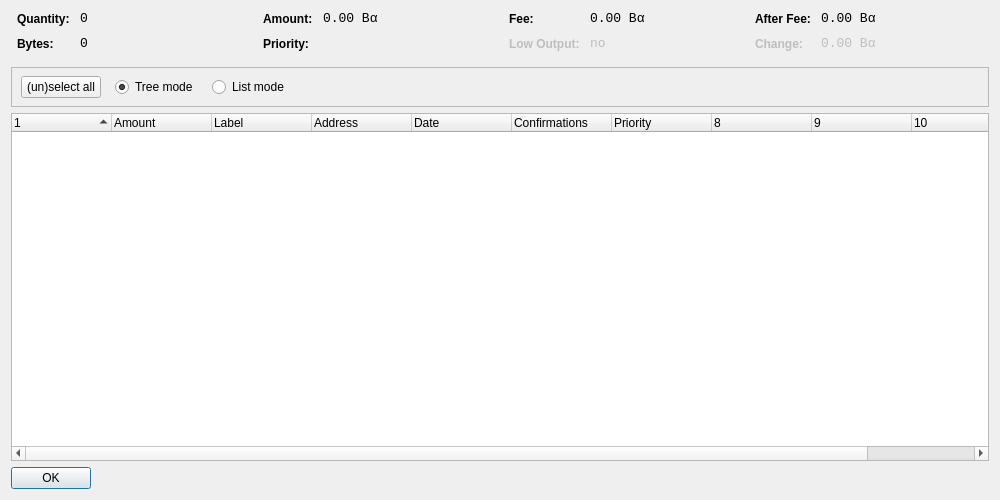
<?xml version="1.0" encoding="UTF-8"?>
<ui version="4.0">
 <class>CoinControlDialog</class>
 <widget class="QDialog" name="CoinControlDialog">
  <property name="geometry">
   <rect>
    <x>0</x>
    <y>0</y>
    <width>1000</width>
    <height>500</height>
   </rect>
  </property>
  <property name="windowTitle">
   <string>Coin Control</string>
  </property>
  <layout class="QVBoxLayout" name="verticalLayout">
   <item>
    <layout class="QHBoxLayout" name="horizontalLayoutTop" stretch="0,0,0,0">
     <property name="topMargin">
      <number>0</number>
     </property>
     <property name="bottomMargin">
      <number>10</number>
     </property>
     <item>
      <layout class="QFormLayout" name="formLayoutCoinControl1">
       <property name="horizontalSpacing">
        <number>10</number>
       </property>
       <property name="verticalSpacing">
        <number>10</number>
       </property>
       <property name="leftMargin">
        <number>6</number>
       </property>
       <property name="rightMargin">
        <number>6</number>
       </property>
       <item row="0" column="0">
        <widget class="QLabel" name="labelCoinControlQuantityText">
         <property name="styleSheet">
          <string notr="true">font-weight:bold;</string>
         </property>
         <property name="text">
          <string>Quantity:</string>
         </property>
        </widget>
       </item>
       <item row="0" column="1">
        <widget class="QLabel" name="labelCoinControlQuantity">
         <property name="font">
          <font>
           <family>Monospace</family>
           <pointsize>10</pointsize>
          </font>
         </property>
         <property name="cursor">
          <cursorShape>IBeamCursor</cursorShape>
         </property>
         <property name="contextMenuPolicy">
          <enum>Qt::ActionsContextMenu</enum>
         </property>
         <property name="text">
          <string notr="true">0</string>
         </property>
         <property name="textInteractionFlags">
          <set>Qt::LinksAccessibleByMouse|Qt::TextSelectableByKeyboard|Qt::TextSelectableByMouse</set>
         </property>
        </widget>
       </item>
       <item row="1" column="0">
        <widget class="QLabel" name="labelCoinControlBytesText">
         <property name="styleSheet">
          <string notr="true">font-weight:bold;</string>
         </property>
         <property name="text">
          <string>Bytes:</string>
         </property>
        </widget>
       </item>
       <item row="1" column="1">
        <widget class="QLabel" name="labelCoinControlBytes">
         <property name="font">
          <font>
           <family>Monospace</family>
           <pointsize>10</pointsize>
          </font>
         </property>
         <property name="cursor">
          <cursorShape>IBeamCursor</cursorShape>
         </property>
         <property name="contextMenuPolicy">
          <enum>Qt::ActionsContextMenu</enum>
         </property>
         <property name="text">
          <string notr="true">0</string>
         </property>
         <property name="textInteractionFlags">
          <set>Qt::LinksAccessibleByMouse|Qt::TextSelectableByKeyboard|Qt::TextSelectableByMouse</set>
         </property>
        </widget>
       </item>
      </layout>
     </item>
     <item>
      <layout class="QFormLayout" name="formLayoutCoinControl2">
       <property name="horizontalSpacing">
        <number>10</number>
       </property>
       <property name="verticalSpacing">
        <number>10</number>
       </property>
       <property name="leftMargin">
        <number>6</number>
       </property>
       <property name="rightMargin">
        <number>6</number>
       </property>
       <item row="0" column="0">
        <widget class="QLabel" name="labelCoinControlAmountText">
         <property name="styleSheet">
          <string notr="true">font-weight:bold;</string>
         </property>
         <property name="text">
          <string>Amount:</string>
         </property>
        </widget>
       </item>
       <item row="0" column="1">
        <widget class="QLabel" name="labelCoinControlAmount">
         <property name="font">
          <font>
           <family>Monospace</family>
           <pointsize>10</pointsize>
          </font>
         </property>
         <property name="cursor">
          <cursorShape>IBeamCursor</cursorShape>
         </property>
         <property name="contextMenuPolicy">
          <enum>Qt::ActionsContextMenu</enum>
         </property>
         <property name="text">
          <string notr="true">0.00 Bα</string>
         </property>
         <property name="textInteractionFlags">
          <set>Qt::LinksAccessibleByMouse|Qt::TextSelectableByKeyboard|Qt::TextSelectableByMouse</set>
         </property>
        </widget>
       </item>
       <item row="1" column="0">
        <widget class="QLabel" name="labelCoinControlPriorityText">
         <property name="styleSheet">
          <string notr="true">font-weight:bold;</string>
         </property>
         <property name="text">
          <string>Priority:</string>
         </property>
        </widget>
       </item>
       <item row="1" column="1">
        <widget class="QLabel" name="labelCoinControlPriority">
         <property name="font">
          <font>
           <family>Monospace</family>
           <pointsize>10</pointsize>
          </font>
         </property>
         <property name="cursor">
          <cursorShape>IBeamCursor</cursorShape>
         </property>
         <property name="contextMenuPolicy">
          <enum>Qt::ActionsContextMenu</enum>
         </property>
         <property name="text">
          <string/>
         </property>
         <property name="textInteractionFlags">
          <set>Qt::LinksAccessibleByMouse|Qt::TextSelectableByKeyboard|Qt::TextSelectableByMouse</set>
         </property>
        </widget>
       </item>
      </layout>
     </item>
     <item>
      <layout class="QFormLayout" name="formLayoutCoinControl3">
       <property name="horizontalSpacing">
        <number>10</number>
       </property>
       <property name="verticalSpacing">
        <number>10</number>
       </property>
       <property name="leftMargin">
        <number>6</number>
       </property>
       <property name="rightMargin">
        <number>6</number>
       </property>
       <item row="0" column="0">
        <widget class="QLabel" name="labelCoinControlFeeText">
         <property name="styleSheet">
          <string notr="true">font-weight:bold;</string>
         </property>
         <property name="text">
          <string>Fee:</string>
         </property>
        </widget>
       </item>
       <item row="0" column="1">
        <widget class="QLabel" name="labelCoinControlFee">
         <property name="font">
          <font>
           <family>Monospace</family>
           <pointsize>10</pointsize>
          </font>
         </property>
         <property name="cursor">
          <cursorShape>IBeamCursor</cursorShape>
         </property>
         <property name="contextMenuPolicy">
          <enum>Qt::ActionsContextMenu</enum>
         </property>
         <property name="text">
          <string notr="true">0.00 Bα</string>
         </property>
         <property name="textInteractionFlags">
          <set>Qt::LinksAccessibleByMouse|Qt::TextSelectableByKeyboard|Qt::TextSelectableByMouse</set>
         </property>
        </widget>
       </item>
       <item row="1" column="0">
        <widget class="QLabel" name="labelCoinControlLowOutputText">
         <property name="enabled">
          <bool>false</bool>
         </property>
         <property name="styleSheet">
          <string notr="true">font-weight:bold;</string>
         </property>
         <property name="text">
          <string>Low Output:</string>
         </property>
        </widget>
       </item>
       <item row="1" column="1">
        <widget class="QLabel" name="labelCoinControlLowOutput">
         <property name="enabled">
          <bool>false</bool>
         </property>
         <property name="font">
          <font>
           <family>Monospace</family>
           <pointsize>10</pointsize>
          </font>
         </property>
         <property name="cursor">
          <cursorShape>IBeamCursor</cursorShape>
         </property>
         <property name="contextMenuPolicy">
          <enum>Qt::ActionsContextMenu</enum>
         </property>
         <property name="text">
          <string notr="true">no</string>
         </property>
         <property name="textInteractionFlags">
          <set>Qt::LinksAccessibleByMouse|Qt::TextSelectableByKeyboard|Qt::TextSelectableByMouse</set>
         </property>
        </widget>
       </item>
      </layout>
     </item>
     <item>
      <layout class="QFormLayout" name="formLayoutCoinControl4">
       <property name="horizontalSpacing">
        <number>10</number>
       </property>
       <property name="verticalSpacing">
        <number>10</number>
       </property>
       <property name="leftMargin">
        <number>6</number>
       </property>
       <property name="rightMargin">
        <number>6</number>
       </property>
       <item row="0" column="0">
        <widget class="QLabel" name="labelCoinControlAfterFeeText">
         <property name="styleSheet">
          <string notr="true">font-weight:bold;</string>
         </property>
         <property name="text">
          <string>After Fee:</string>
         </property>
        </widget>
       </item>
       <item row="0" column="1">
        <widget class="QLabel" name="labelCoinControlAfterFee">
         <property name="font">
          <font>
           <family>Monospace</family>
           <pointsize>10</pointsize>
          </font>
         </property>
         <property name="cursor">
          <cursorShape>IBeamCursor</cursorShape>
         </property>
         <property name="contextMenuPolicy">
          <enum>Qt::ActionsContextMenu</enum>
         </property>
         <property name="text">
          <string notr="true">0.00 Bα</string>
         </property>
         <property name="textInteractionFlags">
          <set>Qt::LinksAccessibleByMouse|Qt::TextSelectableByKeyboard|Qt::TextSelectableByMouse</set>
         </property>
        </widget>
       </item>
       <item row="1" column="0">
        <widget class="QLabel" name="labelCoinControlChangeText">
         <property name="enabled">
          <bool>false</bool>
         </property>
         <property name="styleSheet">
          <string notr="true">font-weight:bold;</string>
         </property>
         <property name="text">
          <string>Change:</string>
         </property>
        </widget>
       </item>
       <item row="1" column="1">
        <widget class="QLabel" name="labelCoinControlChange">
         <property name="enabled">
          <bool>false</bool>
         </property>
         <property name="font">
          <font>
           <family>Monospace</family>
           <pointsize>10</pointsize>
          </font>
         </property>
         <property name="cursor">
          <cursorShape>IBeamCursor</cursorShape>
         </property>
         <property name="contextMenuPolicy">
          <enum>Qt::ActionsContextMenu</enum>
         </property>
         <property name="text">
          <string notr="true">0.00 Bα</string>
         </property>
         <property name="textInteractionFlags">
          <set>Qt::LinksAccessibleByMouse|Qt::TextSelectableByKeyboard|Qt::TextSelectableByMouse</set>
         </property>
        </widget>
       </item>
      </layout>
     </item>
    </layout>
   </item>
   <item>
    <widget class="QFrame" name="frame">
     <property name="minimumSize">
      <size>
       <width>0</width>
       <height>40</height>
      </size>
     </property>
     <property name="frameShape">
      <enum>QFrame::StyledPanel</enum>
     </property>
     <property name="frameShadow">
      <enum>QFrame::Sunken</enum>
     </property>
     <widget class="QWidget" name="horizontalLayoutWidget">
      <property name="geometry">
       <rect>
        <x>10</x>
        <y>0</y>
        <width>781</width>
        <height>41</height>
       </rect>
      </property>
      <layout class="QHBoxLayout" name="horizontalLayoutPanel" stretch="0,0,0,0,0">
       <property name="spacing">
        <number>14</number>
       </property>
       <item>
        <widget class="QPushButton" name="pushButtonSelectAll">
         <property name="sizePolicy">
          <sizepolicy hsizetype="Maximum" vsizetype="Fixed">
           <horstretch>0</horstretch>
           <verstretch>0</verstretch>
          </sizepolicy>
         </property>
         <property name="text">
          <string>(un)select all</string>
         </property>
        </widget>
       </item>
       <item>
        <widget class="QRadioButton" name="radioTreeMode">
         <property name="sizePolicy">
          <sizepolicy hsizetype="Maximum" vsizetype="Fixed">
           <horstretch>0</horstretch>
           <verstretch>0</verstretch>
          </sizepolicy>
         </property>
         <property name="text">
          <string>Tree mode</string>
         </property>
         <property name="checked">
          <bool>true</bool>
         </property>
        </widget>
       </item>
       <item>
        <widget class="QRadioButton" name="radioListMode">
         <property name="sizePolicy">
          <sizepolicy hsizetype="Maximum" vsizetype="Fixed">
           <horstretch>0</horstretch>
           <verstretch>0</verstretch>
          </sizepolicy>
         </property>
         <property name="text">
          <string>List mode</string>
         </property>
        </widget>
       </item>
       <item>
        <spacer name="horizontalSpacer">
         <property name="orientation">
          <enum>Qt::Horizontal</enum>
         </property>
         <property name="sizeHint" stdset="0">
          <size>
           <width>40</width>
           <height>20</height>
          </size>
         </property>
        </spacer>
       </item>
      </layout>
     </widget>
    </widget>
   </item>
   <item>
    <widget class="CoinControlTreeWidget" name="treeWidget">
     <property name="contextMenuPolicy">
      <enum>Qt::CustomContextMenu</enum>
     </property>
     <property name="sortingEnabled">
      <bool>false</bool>
     </property>
     <property name="columnCount">
      <number>11</number>
     </property>
     <attribute name="headerShowSortIndicator" stdset="0">
      <bool>true</bool>
     </attribute>
     <attribute name="headerStretchLastSection">
      <bool>false</bool>
     </attribute>
     <column>
      <property name="text">
       <string/>
      </property>
     </column>
     <column>
      <property name="text">
       <string>Amount</string>
      </property>
     </column>
     <column>
      <property name="text">
       <string>Label</string>
      </property>
     </column>
     <column>
      <property name="text">
       <string>Address</string>
      </property>
     </column>
     <column>
      <property name="text">
       <string>Date</string>
      </property>
     </column>
     <column>
      <property name="text">
       <string>Confirmations</string>
      </property>
      <property name="toolTip">
       <string>Confirmed</string>
      </property>
     </column>
     <column>
      <property name="text">
       <string>Priority</string>
      </property>
     </column>
     <column>
      <property name="text">
       <string/>
      </property>
     </column>
     <column>
      <property name="text">
       <string/>
      </property>
     </column>
     <column>
      <property name="text">
       <string/>
      </property>
     </column>
     <column>
      <property name="text">
       <string/>
      </property>
     </column>
    </widget>
   </item>
   <item>
    <widget class="QDialogButtonBox" name="buttonBox">
     <property name="sizePolicy">
      <sizepolicy hsizetype="Maximum" vsizetype="Fixed">
       <horstretch>0</horstretch>
       <verstretch>0</verstretch>
      </sizepolicy>
     </property>
     <property name="orientation">
      <enum>Qt::Horizontal</enum>
     </property>
     <property name="standardButtons">
      <set>QDialogButtonBox::Ok</set>
     </property>
    </widget>
   </item>
  </layout>
 </widget>
 <customwidgets>
  <customwidget>
   <class>CoinControlTreeWidget</class>
   <extends>QTreeWidget</extends>
   <header>coincontroltreewidget.h</header>
  </customwidget>
 </customwidgets>
 <resources/>
 <connections/>
</ui>
